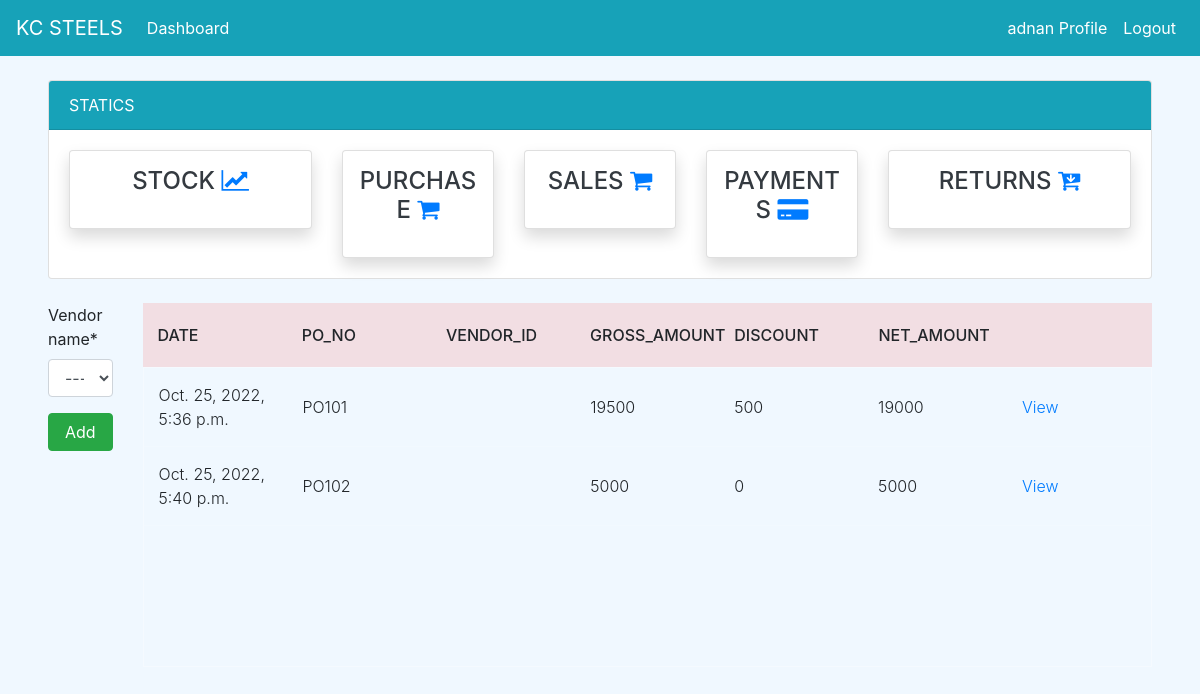
/purchase/ (signed in), run on an earlier commit of the app's database.
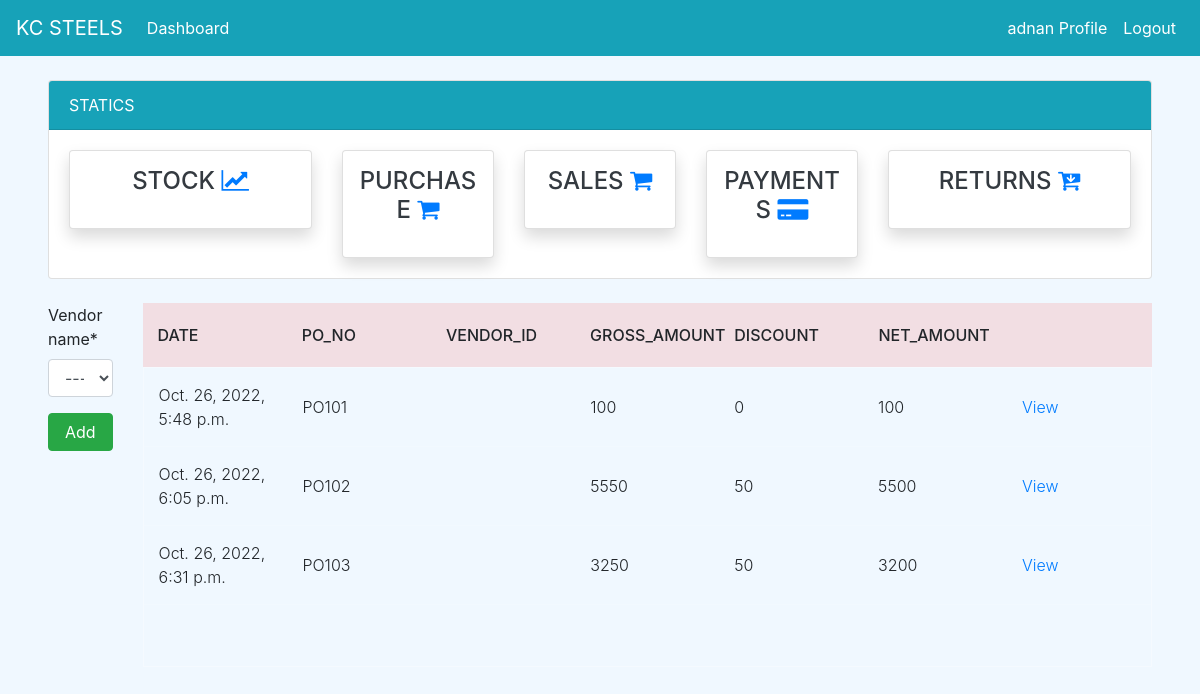
And on a later commit of the database.
### dashboard/models.py (models this page shows, shortened)
class Vendor(models.Model):
    vendor_no = models.IntegerField(null=True)
    vendor_id = models.CharField(max_length=100, null=True, unique=True)
    vendor_name = models.CharField(max_length=100, null=True)
    vendor_address = models.CharField(max_length=200, null=True)
    vendor_mobile = models.CharField(max_length=15,null=True)
    def __str__(self):
            return self.vendor_name

class PurchaseOrder(models.Model):
    date = models.DateTimeField(auto_now_add=True)
    po_no = models.IntegerField(null=True)
    po_number = models.CharField(max_length=100, null=True, unique=True)
    vendor_name = models.ForeignKey(Vendor, on_delete=models.CASCADE,null=True)
    gross_amount = models.PositiveIntegerField(null=True)
    discount = models.PositiveIntegerField(null=True)
    net_amount = models.PositiveIntegerField(null=True)
    net_pending = models.PositiveIntegerField(null=True,default=0)
    status = models.BooleanField(default=False,null=True)

### dashboard/views.py (the view)
# urls.py: path('purchase/',views.purchase,name='purchase'),
@login_required
def purchase(request):
    vendors = Vendor.objects.all()
    purchase_orders = PurchaseOrder.objects.all()
    po_n = 101 if PurchaseOrder.objects.count() == 0 else PurchaseOrder.objects.aggregate(max=Max('po_no'))["max"] + 1
    if request.method == 'POST':
        form = PurchaseOrderForm(request.POST)
        ven = request.POST.get('vendor_name')
        ven1 = vendors.get(id=ven)
        if form.is_valid():
            PurchaseOrder(po_no=po_n,po_number=(f'{"PO"}{po_n}'),vendor_name=ven1).save()
            po = (f'{"PO"}{po_n}')
            ven2 = purchase_orders.values('po_number').filter(po_number=po)[0]['po_number']
            return redirect("purchase_add" ,ven2)
    else:
        form = PurchaseOrderForm
    context = {
        'purchase_orders' : purchase_orders,
        'form' : form,
    }
    return render(request, 'purchase/purchase_orders.html',context)

### templates/purchase/purchase_orders.html (shortened to what this page needs)
{% extends 'partial/base.html' %}
{% load crispy_forms_tags %}
{% block content %}
{% if user.is_authenticated and user.is_superuser %}
{% else %}
{% include 'partial/topnav_staff.html'%}
<div class="mx-5">
    <div class="row my-4">
        <div class="col-md-1">
            <form method = "POST">
                {{form|crispy}}
                <input class="btn btn-success btn-block" data-backdrop="static" type="submit" value="Add">
            </form>
        </div>
        <div class="col-md-11">
            <div class="tbl-header">
                <table cellpadding="0" cellspacing="0" border="0">
                  <thead>
                    <tr>
                      <th scope="col">Date</th>
                      <th scope="col">PO_NO</th>
                      <th scope="col">Vendor_id</th>
                      <th scope="col">Gross_amount</th>
                      <th scope="col">Discount</th>
                      <th scope="col">Net_Amount</th>
                      <th scope="col"></th>
                    </tr>
                  </thead>
                </table>
              </div>
              <div class="tbl-content">
                <table cellpadding="0" cellspacing="0" border="0">
                  <tbody>
                    {% for purchase_order in purchase_orders %}
                      <tr>
                        <td>{{ purchase_order.date }}</td>
                        <td>{{ purchase_order.po_number }}</td>
                        <td>{{ purchase_order.vendor_id }}</td>
                        <td>{{ purchase_order.gross_amount }}</td>
                        <td>{{ purchase_order.discount }}</td>
                        <td>{{ purchase_order.net_amount }}</td>
                        <td><a href="{% url 'purchase_view' purchase_order.id %}">View</a></td>
                      </tr>
                    {% endfor %}
                  </tbody>
                </table>
              </div>
        </div>
    </div>
</div
{% endif %}
{% endblock %}

### templates/partial/base.html (shortened to what this page needs)
{% load static %}
<!doctype html>
<html lang="en">
  <head>
    <link href="https://maxcdn.bootstrapcdn.com/font-awesome/4.6.0/css/font-awesome.min.css" rel="stylesheet">
    <link rel="stylesheet" href="{% static 'bootstrap.min.css' %}">
	  <link rel="stylesheet" href="{% static 'style.css' %}" />
    <link rel="stylesheet" href="{% static 'tblstyle.css' %}" />
  </head>
  <body>
    {% include 'partial/nav.html' %}
    {% block content %}
    {% endblock %}
  </body>
</html>

### templates/partial/nav.html (shortened to what this page needs)
<div class="mx-6">
	<nav class="navbar navbar-expand-lg navbar-info bg-info">
        {% if user.is_authenticated %}
            <a class="navbar-brand text-white"  href="#">KC STEELS</a>
            <div class="collapse navbar-collapse" id="navbarSupportedContent">
            <ul class="navbar-nav mr-auto">
                <li class="nav-item active">
                <a class="nav-link text-white" href="{% url 'dashboard-index' %}">Dashboard <span class="sr-only">(current)</span></a>
				</li>
            </ul>
			<ul class="navbar-nav ml-auto">
                <li class="nav-item active">
                <a class="nav-link text-white" data-toggle="modal" data-target="#viewP-{{ user.id}}"> {{ user.username }} Profile <span class="sr-only">(current)</span></a>
                </li>
                <li class="nav-item">
                <a class="nav-link text-white" href="{% url 'user-logout' %}">Logout</a>
                </li>
            </ul>
        {% endif %}
      </nav>
</div>

### templates/partial/topnav_staff.html (shortened to what this page needs)
{% if user.is_authenticated %}
	<div class="mx-5">
        <div class="row mt-4">
            <div class="col-md-12">
				<div class="card">
					<div class="card-header bg-info text-white">
						STATICS
					</div>
					<div class="card-body">
						<div class="row">
							<div class="col-md-3">
								<a class="text-decoration-none text-dark" href="{% url 'stock' %}">
									<div class="card my-card shadow text-center p-3">
										<h4>STOCK <i style="color:#007bff;" class="fa fa-line-chart"></i></h4>
									</div>
								</a>
							</div>
							<div class="col-md-2">
								<a class="text-decoration-none text-dark" href="{% url 'purchase' %}">
									<div class="card my-card shadow text-center p-3">
										<h4>PURCHASE <i style="color:#007bff;" class="fa fa-shopping-cart"></i></h4>
									</div>
								</a>
							</div>
							<div class="col-md-2">
								<a class="text-decoration-none text-dark" href="#">
									<div class="card my-card shadow text-center p-3">
										<h4>SALES <i style="color:#007bff;" class="fa fa-shopping-cart"></i></h4>
									</div>
								</a>
							</div>
							<div class="col-md-2">
								<a class="text-decoration-none text-dark" href="{% url 'payment' %}">
									<div class="card my-card shadow text-center p-3">
										<h4>PAYMENTS <i style="color:#007bff;" class="fa fa-credit-card-alt"></i></h4>
									</div>
								</a>
							</div>
							<div class="col-md-3">
								<a class="text-decoration-none text-dark" href="#">
									<div class="card my-card shadow text-center p-3">
										<h4>RETURNS <i style="color:#007bff;" class="fa fa-cart-arrow-down"></i></h4>
									</div>
								</a>
							</div>
						</div>
					</div>
				</div>
			</div>
		</div>
        </div>
{% else %}
<h1>hwllo</h1>
{% endif %}

### static/style.css (style rules this page uses)
body { background-color: aliceblue; }

### static/tblstyle.css (style rules this page uses)
table { width:100%; table-layout: fixed; }
.tbl-header { background-color: rgba(243, 162, 162, 0.3); }
.tbl-content { height:300px; overflow-x:auto; margin-top: 0px; border: 1px solid rgba(255,255,255,0.3); }
th { padding: 20px 15px; text-align: left; font-weight: 500; text-transform: uppercase; }
td { padding: 15px; text-align: left; vertical-align:middle; font-weight: 300; border-bottom: solid 1px rgba(255,255,255,0.1); }

What changed in the data, as far as the page shows it:
removed PurchaseOrder: date "Oct. 25, 2022, 5:36 p.m.", po_number "PO101", gross_amount "19500", discount "500", net_amount "19000"
removed PurchaseOrder: date "Oct. 25, 2022, 5:40 p.m.", po_number "PO102", gross_amount "5000", discount "0", net_amount "5000"
added PurchaseOrder: date "Oct. 26, 2022, 5:48 p.m.", po_number "PO101", gross_amount "100", discount "0", net_amount "100"
added PurchaseOrder: date "Oct. 26, 2022, 6:05 p.m.", po_number "PO102", gross_amount "5550", discount "50", net_amount "5500"
added PurchaseOrder: date "Oct. 26, 2022, 6:31 p.m.", po_number "PO103", gross_amount "3250", discount "50", net_amount "3200"
